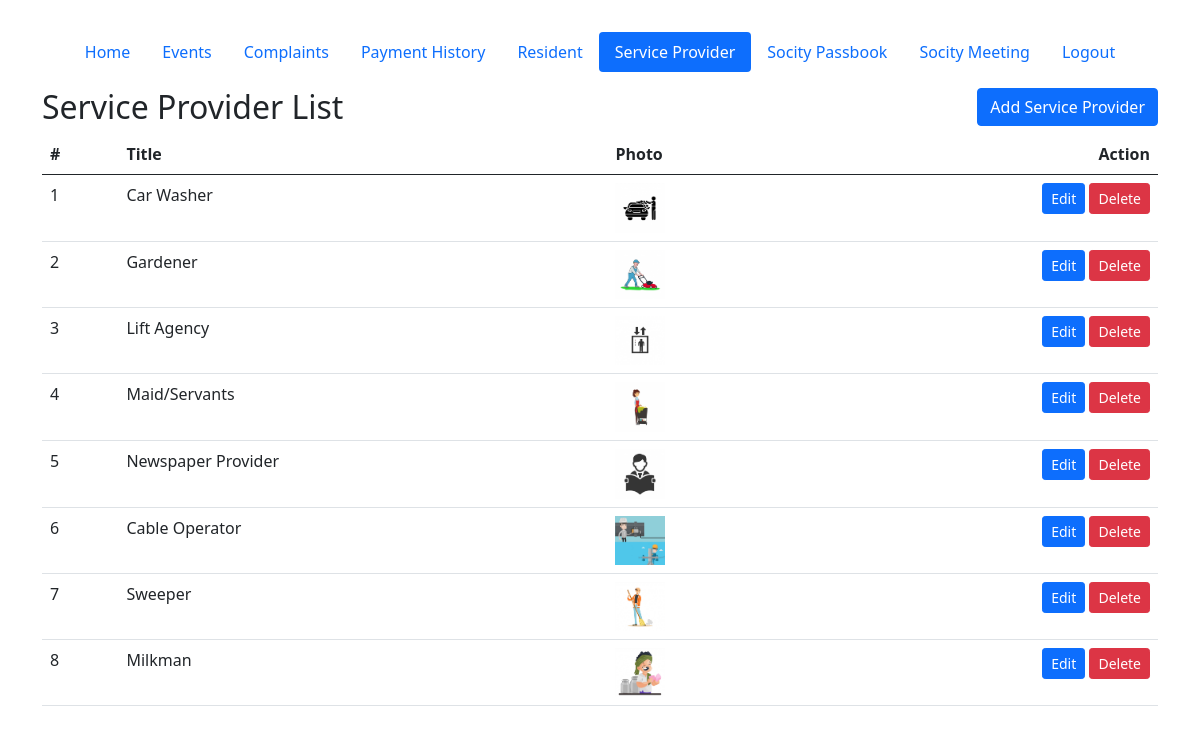
The page /admin/ServiceProvider.php (signed in) on the database its author committed.
### tables this page shows
CREATE TABLE `serviceprovider` (
  `id` int(11) NOT NULL,
  `name` text NOT NULL,
  `image` text NOT NULL
);

### admin/db.php (called while the page is built, shortened)
<?php
$base_url = "http://".$_SERVER['HTTP_HOST'];
$base_url .= str_replace(basename($_SERVER['SCRIPT_NAME']),"",$_SERVER['SCRIPT_NAME']);
?>

### admin/ServiceProvider.php (the view, shortened to what this page needs)
<?php
require("header.php");
$sql = "SELECT *  FROM serviceprovider ORDER BY id DESC" ;
$data = array();
$result = $mysqli->query($sql);
if ($result->num_rows > 0) {
    while ($row = mysqli_fetch_assoc($result)){
    	$data[] = $row;
    }
}
?>
<header class="d-flex justify-content-center py-3">
	<ul class="nav nav-pills">
	  <li class="nav-item"><a href="<?= $base_url ?>Home.php" class="nav-link " aria-current="page">Home</a></li>
	  <li class="nav-item"><a href="<?= $base_url ?>Events.php" class="nav-link ">Events</a></li>
	  <li class="nav-item"><a href="<?= $base_url ?>Complaints.php" class="nav-link">Complaints</a></li>
	  <li class="nav-item"><a href="<?= $base_url ?>PaymentHistory.php" class="nav-link ">Payment History</a></li>
	  <li class="nav-item"><a href="<?= $base_url ?>Resident.php" class="nav-link ">Resident</a></li>
	  <li class="nav-item"><a href="<?= $base_url ?>ServiceProvider.php" class="nav-link active">Service Provider</a></li>
	  <li class="nav-item"><a href="<?= $base_url ?>SocityPassbook.php" class="nav-link ">Socity Passbook</a></li>
	  <li class="nav-item"><a href="<?= $base_url ?>SocMeeting.php" class="nav-link">Socity Meeting</a></li>
<li class="nav-item"><a href="<?= $base_url ?>?logout=1" class="nav-link">Logout</a></li>
	</ul>
</header>
<div class="row">
	<div class="col-6">
		<h2>Service Provider List</h2>
	</div>
	<div class="col-6 text-end">
		<a href="serviceproviderAdd.php" class="btn btn-primary">Add Service Provider</a>
	</div>
	<div class="col-12">
		<table class="table">
		  <thead>
		    <tr>
		      <th scope="col">#</th>
		      <th scope="col">Title</th>
		      <th scope="col">Photo</th>
		      <th scope="col" class="text-end">Action</th>
		    </tr>
		  </thead>
		  <tbody>
		  	<?php if($data){ ?>
		  		<?php $i = 1; foreach ($data as $key => $value) { ?>
		  			<tr>
		  				<td><?= $i ?></td>
		  				<td><?= $value['name'] ?></td>
		  				<td>
		  					<?php if($value['image']){ ?>
		  						<img src="<?= $base_url ?>../upload/<?= $value['image'] ?>" width="50" />
		  					<?php } ?>
		  				</td>
		  				<td class="text-end">
		  					<a class="btn btn-primary btn-sm" href="<?= $base_url ?>serviceproviderAdd.php?id=<?= $value['id'] ?>">Edit</a>
		  					<a class="btn btn-danger btn-sm" onclick="if(!confirm('Sure You Want To Delete Record?')){return false;}" href="<?= $base_url ?>Events.php?delete=<?= $value['id'] ?>">Delete</a>
		  				</td>
		  			</tr>
		  		<?php $i++; } ?>
		  	<?php }else{ ?>
		  		<tr>
		  			<td align="center" colspan="4">Record NOt Found</td>
		  		</tr>
		  	<?php } ?>
		  </tbody>
		</table>
	</div>
</div>
<?php
require("footer.php")
?>

### rows shown on the page
serviceprovider: name "Car Washer", image (picture)
serviceprovider: name "Gardener", image (picture)
serviceprovider: name "Lift Agency", image (picture)
serviceprovider: name "Maid/Servants", image (picture)
serviceprovider: name "Newspaper Provider", image (picture)
serviceprovider: name "Cable Operator", image (picture)
serviceprovider: name "Sweeper", image (picture)
serviceprovider: name "Milkman", image (picture)
